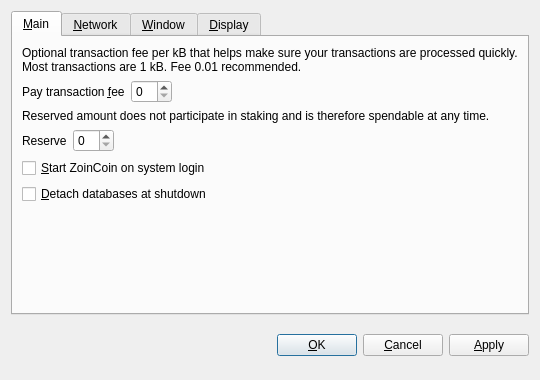
<?xml version="1.0" encoding="UTF-8"?>
<ui version="4.0">
 <class>OptionsDialog</class>
 <widget class="QDialog" name="OptionsDialog">
  <property name="geometry">
   <rect>
    <x>0</x>
    <y>0</y>
    <width>540</width>
    <height>380</height>
   </rect>
  </property>
  <property name="windowTitle">
   <string>Options</string>
  </property>
  <property name="modal">
   <bool>true</bool>
  </property>
  <layout class="QVBoxLayout" name="verticalLayout">
   <item>
    <widget class="QTabWidget" name="tabWidget">
     <property name="tabPosition">
      <enum>QTabWidget::North</enum>
     </property>
     <property name="currentIndex">
      <number>0</number>
     </property>
     <widget class="QWidget" name="tabMain">
      <attribute name="title">
       <string>&amp;Main</string>
      </attribute>
      <layout class="QVBoxLayout" name="verticalLayout_Main">
       <item>
        <widget class="QLabel" name="transactionFeeInfoLabel">
         <property name="text">
          <string>Optional transaction fee per kB that helps make sure your transactions are processed quickly. Most transactions are 1 kB. Fee 0.01 recommended.</string>
         </property>
         <property name="textFormat">
          <enum>Qt::PlainText</enum>
         </property>
         <property name="wordWrap">
          <bool>true</bool>
         </property>
        </widget>
       </item>
       <item>
        <layout class="QHBoxLayout" name="horizontalLayoutFee">
         <item>
          <widget class="QLabel" name="transactionFeeLabel">
           <property name="text">
            <string>Pay transaction &amp;fee</string>
           </property>
           <property name="textFormat">
            <enum>Qt::PlainText</enum>
           </property>
           <property name="buddy">
            <cstring>transactionFee</cstring>
           </property>
          </widget>
         </item>
         <item>
          <widget class="BitcoinAmountField" name="transactionFee"/>
         </item>
         <item>
          <spacer name="horizontalSpacerFee">
           <property name="orientation">
            <enum>Qt::Horizontal</enum>
           </property>
           <property name="sizeHint" stdset="0">
            <size>
             <width>40</width>
             <height>20</height>
            </size>
           </property>
          </spacer>
         </item>
        </layout>
       </item>
       <item>
        <widget class="QLabel" name="reserveBalanceInfoLabel">
         <property name="text">
          <string>Reserved amount does not participate in staking and is therefore spendable at any time.</string>
         </property>
         <property name="textFormat">
          <enum>Qt::PlainText</enum>
         </property>
         <property name="wordWrap">
          <bool>true</bool>
         </property>
        </widget>
       </item>
       <item>
        <layout class="QHBoxLayout" name="horizontalLayoutReserveBalance">
         <item>
          <widget class="QLabel" name="reserveBalanceLabel">
           <property name="text">
            <string>Reserve</string>
           </property>
           <property name="textFormat">
            <enum>Qt::PlainText</enum>
           </property>
           <property name="buddy">
            <cstring>reserveBalance</cstring>
           </property>
          </widget>
         </item>
         <item>
          <widget class="BitcoinAmountField" name="reserveBalance"/>
         </item>
         <item>
          <spacer name="horizontalSpacerReserveBalance">
           <property name="orientation">
            <enum>Qt::Horizontal</enum>
           </property>
           <property name="sizeHint" stdset="0">
            <size>
             <width>40</width>
             <height>20</height>
            </size>
           </property>
          </spacer>
         </item>
        </layout>
       </item>
       <item>
        <widget class="QCheckBox" name="bitcoinAtStartup">
         <property name="toolTip">
          <string>Automatically start ZoinCoin after logging in to the system.</string>
         </property>
         <property name="text">
          <string>&amp;Start ZoinCoin on system login</string>
         </property>
        </widget>
       </item>
       <item>
        <widget class="QCheckBox" name="detachDatabases">
         <property name="toolTip">
          <string>Detach block and address databases at shutdown. This means they can be moved to another data directory, but it slows down shutdown. The wallet is always detached.</string>
         </property>
         <property name="text">
          <string>&amp;Detach databases at shutdown</string>
         </property>
        </widget>
       </item>
       <item>
        <spacer name="verticalSpacer_Main">
         <property name="orientation">
          <enum>Qt::Vertical</enum>
         </property>
         <property name="sizeHint" stdset="0">
          <size>
           <width>20</width>
           <height>40</height>
          </size>
         </property>
        </spacer>
       </item>
      </layout>
     </widget>
     <widget class="QWidget" name="tabNetwork">
      <attribute name="title">
       <string>&amp;Network</string>
      </attribute>
      <layout class="QVBoxLayout" name="verticalLayout_Network">
       <item>
        <widget class="QCheckBox" name="mapPortUpnp">
         <property name="toolTip">
          <string>Automatically open the ZoinCoin client port on the router. This only works when your router supports UPnP and it is enabled.</string>
         </property>
         <property name="text">
          <string>Map port using &amp;UPnP</string>
         </property>
        </widget>
       </item>
       <item>
        <widget class="QCheckBox" name="connectSocks">
         <property name="toolTip">
          <string>Connect to the ZoinCoin network through a SOCKS proxy (e.g. when connecting through Tor).</string>
         </property>
         <property name="text">
          <string>&amp;Connect through SOCKS proxy:</string>
         </property>
        </widget>
       </item>
       <item>
        <layout class="QHBoxLayout" name="horizontalLayout_Network">
         <item>
          <widget class="QLabel" name="proxyIpLabel">
           <property name="text">
            <string>Proxy &amp;IP:</string>
           </property>
           <property name="textFormat">
            <enum>Qt::PlainText</enum>
           </property>
           <property name="buddy">
            <cstring>proxyIp</cstring>
           </property>
          </widget>
         </item>
         <item>
          <widget class="QValidatedLineEdit" name="proxyIp">
           <property name="maximumSize">
            <size>
             <width>140</width>
             <height>16777215</height>
            </size>
           </property>
           <property name="toolTip">
            <string>IP address of the proxy (e.g. 127.0.0.1)</string>
           </property>
          </widget>
         </item>
         <item>
          <widget class="QLabel" name="proxyPortLabel">
           <property name="text">
            <string>&amp;Port:</string>
           </property>
           <property name="textFormat">
            <enum>Qt::PlainText</enum>
           </property>
           <property name="buddy">
            <cstring>proxyPort</cstring>
           </property>
          </widget>
         </item>
         <item>
          <widget class="QLineEdit" name="proxyPort">
           <property name="maximumSize">
            <size>
             <width>55</width>
             <height>16777215</height>
            </size>
           </property>
           <property name="toolTip">
            <string>Port of the proxy (e.g. 9050)</string>
           </property>
          </widget>
         </item>
         <item>
          <widget class="QLabel" name="socksVersionLabel">
           <property name="text">
            <string>SOCKS &amp;Version:</string>
           </property>
           <property name="textFormat">
            <enum>Qt::PlainText</enum>
           </property>
           <property name="buddy">
            <cstring>socksVersion</cstring>
           </property>
          </widget>
         </item>
         <item>
          <widget class="QValueComboBox" name="socksVersion">
           <property name="toolTip">
            <string>SOCKS version of the proxy (e.g. 5)</string>
           </property>
          </widget>
         </item>
         <item>
          <spacer name="horizontalSpacer_Network">
           <property name="orientation">
            <enum>Qt::Horizontal</enum>
           </property>
           <property name="sizeHint" stdset="0">
            <size>
             <width>40</width>
             <height>20</height>
            </size>
           </property>
          </spacer>
         </item>
        </layout>
       </item>
       <item>
        <spacer name="verticalSpacer_Network">
         <property name="orientation">
          <enum>Qt::Vertical</enum>
         </property>
         <property name="sizeHint" stdset="0">
          <size>
           <width>20</width>
           <height>40</height>
          </size>
         </property>
        </spacer>
       </item>
      </layout>
     </widget>
     <widget class="QWidget" name="tabWindow">
      <attribute name="title">
       <string>&amp;Window</string>
      </attribute>
      <layout class="QVBoxLayout" name="verticalLayout_Window">
       <item>
        <widget class="QCheckBox" name="minimizeToTray">
         <property name="toolTip">
          <string>Show only a tray icon after minimizing the window.</string>
         </property>
         <property name="text">
          <string>&amp;Minimize to the tray instead of the taskbar</string>
         </property>
        </widget>
       </item>
       <item>
        <widget class="QCheckBox" name="minimizeOnClose">
         <property name="toolTip">
          <string>Minimize instead of exit the application when the window is closed. When this option is enabled, the application will be closed only after selecting Quit in the menu.</string>
         </property>
         <property name="text">
          <string>M&amp;inimize on close</string>
         </property>
        </widget>
       </item>
       <item>
        <spacer name="verticalSpacer_Window">
         <property name="orientation">
          <enum>Qt::Vertical</enum>
         </property>
         <property name="sizeHint" stdset="0">
          <size>
           <width>20</width>
           <height>40</height>
          </size>
         </property>
        </spacer>
       </item>
      </layout>
     </widget>
     <widget class="QWidget" name="tabDisplay">
      <attribute name="title">
       <string>&amp;Display</string>
      </attribute>
      <layout class="QVBoxLayout" name="verticalLayout_Display">
       <item>
        <layout class="QHBoxLayout" name="horizontalLayout_1_Display">
         <item>
          <widget class="QLabel" name="langLabel">
           <property name="text">
            <string>User Interface &amp;language:</string>
           </property>
           <property name="textFormat">
            <enum>Qt::PlainText</enum>
           </property>
           <property name="buddy">
            <cstring>lang</cstring>
           </property>
          </widget>
         </item>
         <item>
          <widget class="QValueComboBox" name="lang">
           <property name="toolTip">
            <string>The user interface language can be set here. This setting will take effect after restarting ZoinCoin.</string>
           </property>
          </widget>
         </item>
        </layout>
       </item>
       <item>
        <layout class="QHBoxLayout" name="horizontalLayout_2_Display">
         <item>
          <widget class="QLabel" name="unitLabel">
           <property name="text">
            <string>&amp;Unit to show amounts in:</string>
           </property>
           <property name="textFormat">
            <enum>Qt::PlainText</enum>
           </property>
           <property name="buddy">
            <cstring>unit</cstring>
           </property>
          </widget>
         </item>
         <item>
          <widget class="QValueComboBox" name="unit">
           <property name="toolTip">
            <string>Choose the default subdivision unit to show in the interface and when sending coins.</string>
           </property>
          </widget>
         </item>
        </layout>
       </item>
       <item>
        <widget class="QCheckBox" name="displayAddresses">
         <property name="toolTip">
          <string>Whether to show ZoinCoin addresses in the transaction list or not.</string>
         </property>
         <property name="text">
          <string>&amp;Display addresses in transaction list</string>
         </property>
        </widget>
       </item>
       <item>
        <widget class="QCheckBox" name="coinControlFeatures">
         <property name="toolTip">
          <string>Whether to show coin control features or not.</string>
         </property>
         <property name="text">
          <string>Display coin &amp;control features (experts only!)</string>
         </property>
        </widget>
       </item>
       <item>
        <spacer name="verticalSpacer_Display">
         <property name="orientation">
          <enum>Qt::Vertical</enum>
         </property>
         <property name="sizeHint" stdset="0">
          <size>
           <width>20</width>
           <height>40</height>
          </size>
         </property>
        </spacer>
       </item>
      </layout>
     </widget>
    </widget>
   </item>
   <item>
    <layout class="QHBoxLayout" name="horizontalLayout_Buttons">
     <item>
      <spacer name="horizontalSpacer_1">
       <property name="orientation">
        <enum>Qt::Horizontal</enum>
       </property>
       <property name="sizeHint" stdset="0">
        <size>
         <width>40</width>
         <height>48</height>
        </size>
       </property>
      </spacer>
     </item>
     <item>
      <widget class="QLabel" name="statusLabel">
       <property name="font">
        <font>
         <weight>75</weight>
         <bold>true</bold>
        </font>
       </property>
       <property name="text">
        <string/>
       </property>
       <property name="textFormat">
        <enum>Qt::PlainText</enum>
       </property>
       <property name="wordWrap">
        <bool>true</bool>
       </property>
      </widget>
     </item>
     <item>
      <spacer name="horizontalSpacer_2">
       <property name="orientation">
        <enum>Qt::Horizontal</enum>
       </property>
       <property name="sizeHint" stdset="0">
        <size>
         <width>40</width>
         <height>48</height>
        </size>
       </property>
      </spacer>
     </item>
     <item>
      <widget class="QPushButton" name="okButton">
       <property name="text">
        <string>&amp;OK</string>
       </property>
      </widget>
     </item>
     <item>
      <widget class="QPushButton" name="cancelButton">
       <property name="text">
        <string>&amp;Cancel</string>
       </property>
       <property name="autoDefault">
        <bool>false</bool>
       </property>
      </widget>
     </item>
     <item>
      <widget class="QPushButton" name="applyButton">
       <property name="text">
        <string>&amp;Apply</string>
       </property>
       <property name="autoDefault">
        <bool>false</bool>
       </property>
      </widget>
     </item>
    </layout>
   </item>
  </layout>
 </widget>
 <customwidgets>
  <customwidget>
   <class>BitcoinAmountField</class>
   <extends>QSpinBox</extends>
   <header>bitcoinamountfield.h</header>
  </customwidget>
  <customwidget>
   <class>QValueComboBox</class>
   <extends>QComboBox</extends>
   <header>qvaluecombobox.h</header>
  </customwidget>
  <customwidget>
   <class>QValidatedLineEdit</class>
   <extends>QLineEdit</extends>
   <header>qvalidatedlineedit.h</header>
  </customwidget>
 </customwidgets>
 <resources/>
 <connections/>
</ui>
